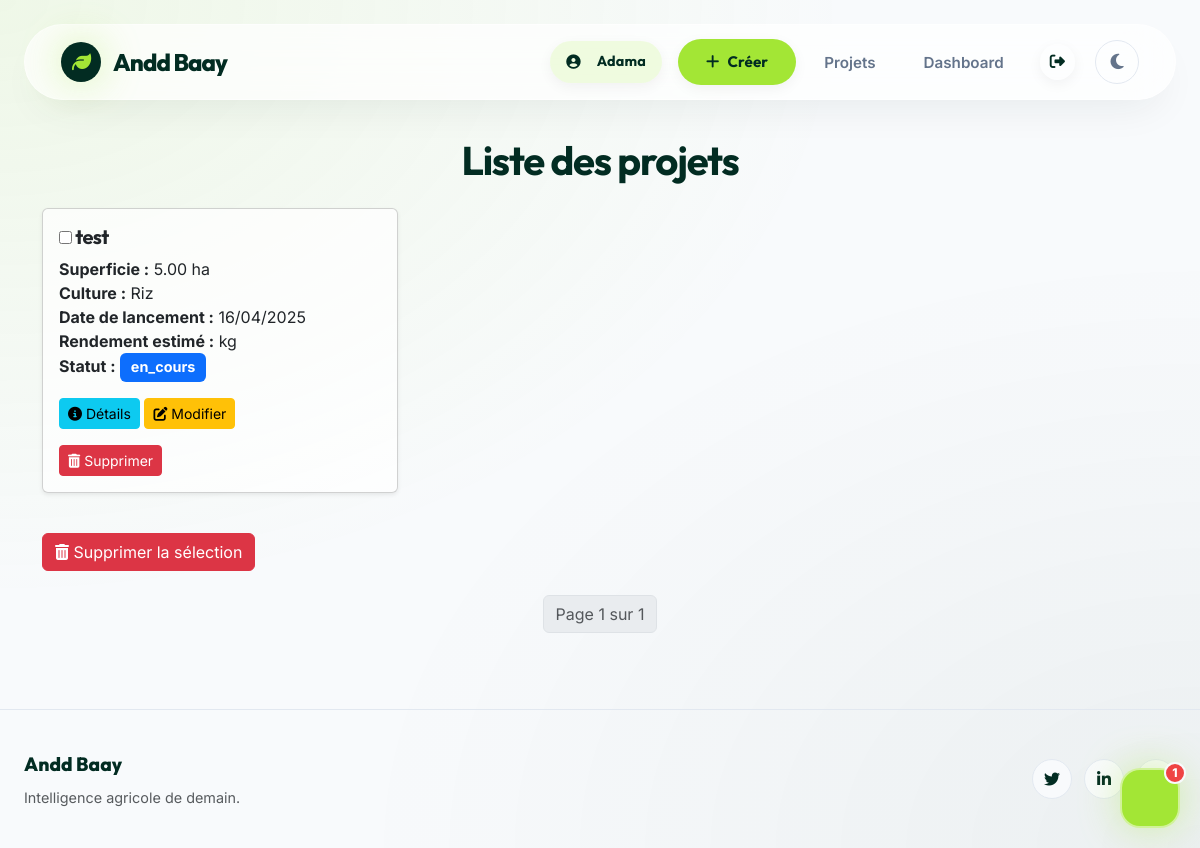
Screenshot of /liste-projets/ (signed in) with the database file from the repository.
### baay/models.py (models this page shows, shortened)
class Projet(models.Model):
    STATUT_CHOICES = [
        ('en_cours', 'En cours'),
        ('en_pause', 'En pause'),
        ('fini', 'Fini'),
    ]
    id = models.UUIDField(primary_key=True, default=uuid.uuid4, editable=False)
    nom = models.CharField(max_length=200)
    statut = models.CharField(max_length=20, choices=STATUT_CHOICES, default='en_cours')
    utilisateur = models.ForeignKey(Profile, on_delete=models.CASCADE)
    culture = models.ForeignKey(ProduitAgricole, on_delete=models.CASCADE)
    localite = models.ForeignKey(Localite, on_delete=models.CASCADE)
    superficie = models.DecimalField(max_digits=10, decimal_places=2)
    date_lancement = models.DateField()
    rendement_estime = models.DecimalField(max_digits=10, decimal_places=2, null=True, blank=True)

class ProduitAgricole(models.Model):
    STATUTS = [
        ('En croissance', 'En croissance'),
        ('Récolté', 'Récolté'),
        ('Problème', 'Problème'),
        ('Autre', 'Autre'),
    ]
    id = models.UUIDField(primary_key=True, default=uuid.uuid4, editable=False)
    nom = models.CharField(max_length=100, unique=True)
    description = models.TextField(blank=True, null=True)
    saison = models.CharField(max_length=50, blank=True, null=True)
    prix_par_kg = models.DecimalField(max_digits=10, decimal_places=2, blank=True, null=True)
    apport_nutritionnel = models.TextField(blank=True, null=True)
    quantite_disponible = models.DecimalField(max_digits=10, decimal_places=2, blank=True, null=True)
    periode_recolte = models.CharField(max_length=100, blank=True, null=True)
    duree_avant_recolte = models.IntegerField(blank=True, null=True)
    rendement_moyen = models.DecimalField(max_digits=10, decimal_places=2, blank=True, null=True)
    etat = models.CharField(max_length=100, choices= STATUTS, default='En croissance')

### baay/views.py (the view)
# urls.py: path('liste-projets/', views.liste_projets, name='liste_projets'),
@login_required
def liste_projets(request):
    projets_list = Projet.objects.filter(utilisateur=request.user.profile).order_by('-date_lancement')  # Ordonner par date de lancement
    paginator = Paginator(projets_list, 10)  # Affichez 10 projets par page
    page_number = request.GET.get('page')
    projets = paginator.get_page(page_number)
    return render(request, 'projets/liste_projets.html', {'projets': projets})

### templates/projets/liste_projets.html (shortened to what this page needs)
{% extends 'base.html' %}
{% block content %}
<div class="container animate__animated animate__fadeIn">
    <h1 class="text-center mb-4" style="border-radius: 15px;">Liste des projets</h1>
    <form id="delete-form" method="POST" action="{% url 'supprimer_projets' %}">
        <div class="row">
            {% for projet in projets %}
            <div class="col-md-4 mb-4">
                <div class="card h-100 shadow-sm animate__animated animate__fadeInUp">
                    <div class="card-body">
                        <h5 class="card-title">
                            <input type="checkbox" height="50px" width="50px" name="projets" value="{{ projet.id }}"> {{ projet.nom }}
                        </h5>
                        <p class="card-text">
                            <strong>Superficie :</strong> {{ projet.superficie }} ha<br>
                            <strong>Culture :</strong> {{ projet.culture.nom }}<br>
                            <strong>Date de lancement :</strong> {{ projet.date_lancement|date:"d/m/Y" }}<br>
                            <strong>Rendement estimé :</strong> {{ PredictionRendement.rendement_estime }} kg<br>
                            <strong>Statut :</strong>
                            <span class="badge
                                {% if projet.statut == 'en_cours' %}bg-primary
                                {% elif projet.statut == 'fini' %}bg-success
                                {% elif projet.statut == 'en_pause' %}bg-warning
                                {% else %}bg-secondary
                                {% endif %}">
                                {{ projet.statut }}
                            </span>
                        </p>
                        <a href="{% url 'detail_projet' projet.id %}" class="btn btn-info btn-sm">
                            <i class="fas fa-info-circle"></i> Détails
                        </a>
                        <a href="{% url 'modifier_projet' projet.id %}" class="btn btn-warning btn-sm">
                            <i class="fas fa-edit"></i> Modifier
                        </a>
                        <a href="{% url 'supprimer_projet' projet.id %}" class="btn btn-danger btn-sm" onclick="return confirm('Confirmer la suppression de ce projet ?');">
                            <i class="fas fa-trash-alt"></i> Supprimer
                        </a>
                    </div>
                </div>
            </div>
            {% endfor %}
        </div>
        <button type="submit" class="btn btn-danger mt-3" onclick="return confirm('Confirmer la suppression des projets sélectionnés ?');">
            <i class="fas fa-trash-alt"></i> Supprimer la sélection
        </button>
    </form>
    <nav aria-label="Page navigation" class="mt-4">
        <ul class="pagination justify-content-center">
            <li class="page-item disabled">
                <span class="page-link">Page {{ projets.number }} sur {{ projets.paginator.num_pages }}</span>
            </li>
        </ul>
    </nav>
</div>
{% endblock %}

### templates/base.html (shortened to what this page needs)
{% load static %}
<!DOCTYPE html>
<html lang="fr">
<head>
    <link href="https://cdn.jsdelivr.net/npm/bootstrap@5.3.0/dist/css/bootstrap.min.css" rel="stylesheet" />
    <link href="https://cdnjs.cloudflare.com/ajax/libs/font-awesome/6.4.0/css/all.min.css" rel="stylesheet" />
    <link href="https://cdnjs.cloudflare.com/ajax/libs/animate.css/4.1.1/animate.min.css" rel="stylesheet" />
</head>
<body>
    <div class="bg-mesh"></div>
    <div class="navbar-wrapper">
        <nav class="navbar navbar-expand-lg navbar-floating animate__animated animate__fadeInDown">
            <div class="container-fluid">
                <a class="navbar-brand" href="{% url 'home' %}">
                    <div class="brand-icon"><i class="fas fa-leaf"></i></div>
                    Andd Baay
                </a>
                <div class="collapse navbar-collapse" id="navbarNav">
                    <ul class="navbar-nav ms-auto align-items-center gap-2">
                        {% if user.is_authenticated %}
                            <li class="nav-item me-2">
                                <a href="{% url 'profil' %}" class="btn-modern btn-outline-modern" style="padding: 10px 16px; border:none; background: rgba(163, 230, 53, 0.15); font-size: 0.9rem;">
                                    <i class="fas fa-user-circle me-2"></i> {{ user.first_name|default:user.username }}
                                </a>
                            </li>
                            <li class="nav-item"><a class="btn-modern btn-primary-modern" href="{% url 'creer_projet' %}"><i class="fas fa-plus"></i> Créer</a></li>
                            <li class="nav-item"><a class="nav-link-custom" href="{% url 'liste_projets' %}">Projets</a></li>
                            <li class="nav-item"><a class="nav-link-custom" href="{% url 'dashboard' %}">Dashboard</a></li>
                            <li class="nav-item ms-lg-2"><a class="btn-modern btn-outline-modern border-0 text-danger" href="{% url 'logout' %}" style="padding:10px;"><i class="fas fa-sign-out-alt"></i></a></li>
                        {% else %}
                            <li class="nav-item"><a class="btn-modern btn-outline-modern" href="{% url 'login' %}">Connexion</a></li>
                            <li class="nav-item"><a class="btn-modern btn-primary-modern" href="{% url 'register' %}">Inscription</a></li>
                        {% endif %}
                        <li class="nav-item">
                            <button id="themeToggle" class="theme-toggle" aria-label="Changer de thème">
                                <i class="fas fa-moon" id="darkIcon"></i>
                            </button>
                        </li>
                    </ul>
                </div>
            </div>
        </nav>
    </div>
    <main>
        <div class="container-modern animate__animated animate__fadeIn">
            {% block content %}
            {% endblock %}
        </div>
    </main>
    <footer>
        <div class="container-modern">
            <div class="footer-content">
                <div>
                    <span class="footer-brand">Andd Baay</span>
                    <p class="text-muted mt-2 mb-0" style="font-size: 0.9rem;">Intelligence agricole de demain.</p>
                </div>
                <div class="social-links">
                    <a href="#"><i class="fab fa-twitter"></i></a>
                    <a href="#"><i class="fab fa-linkedin-in"></i></a>
                    <a href="#"></a>
                </div>
            </div>
        </div>
    </footer>
    <div class="chat-bubble-container">
        <div class="chat-bubble" id="chatBubble">
            <div class="chat-notification" id="chatNotification">1</div>
        </div>
    </div>
</body>
</html>

### templates/projets/liste_projets.html (style rules this page uses)
.card { transition: transform 0.3s ease, box-shadow 0.3s ease; background-color: rgba(255, 255, 255, 0.7); ; }
.badge { font-size: 0.9em; padding: 0.5em 0.75em; }
.pagination .page-link { margin: 0 5px; border-radius: 5px; transition: background-color 0.3s ease, color 0.3s ease; }

### rows the page displays
Projet: nom "test", superficie "5.00", culture.nom "Riz", date_lancement "16/04/2025", statut "en_cours"

### other values shown
{{ user.first_name|default:user.username }} "Adama"
{{ projets.number }} "1"
{{ projets.paginator.num_pages }} "1"
